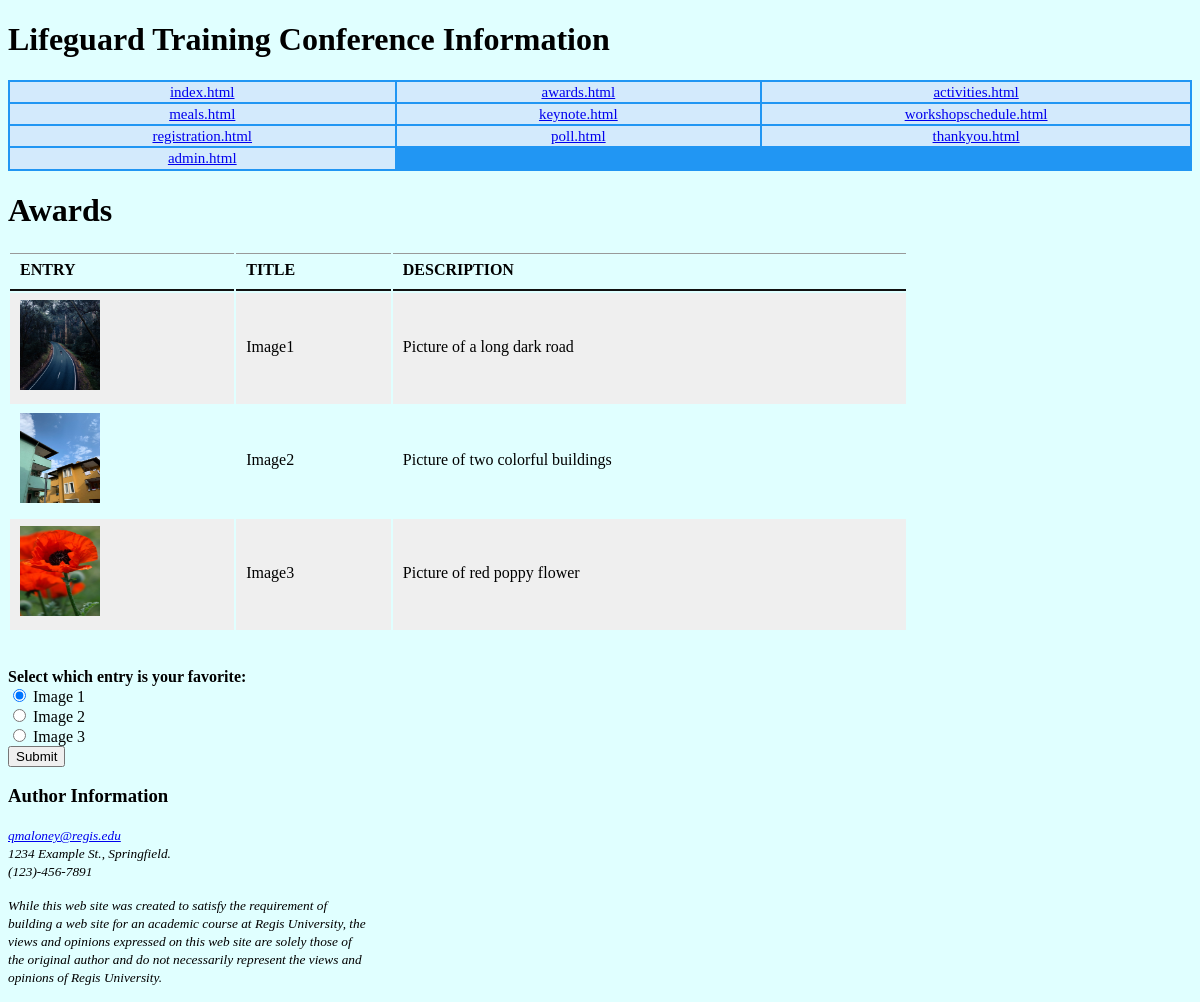
The app's page /awards.html with its own data.
### tables this page shows
CREATE TABLE nominees(id INTEGER PRIMARY KEY AUTOINCREMENT,
nominee_name TEXT,
 description TEXT,
 name_of_image_file TEXT,
 current_votes INTEGER );

### app.py (the view)
@app.route('/awards.html')
def awards():
    with db_connect() as db:
        cur = db.cursor()
        cur.execute(f'''SELECT * FROM nominees;''')
        nominees = cur.fetchall()
    return render_template('awards.html', nominees=nominees)

### app.py (called while the page is built)
def db_connect():
    db_name = "conf.sqlite"
    conn = sqlite3.connect(db_name)
    conn.row_factory = sqlite3.Row
    return conn

### templates/awards.html (shortened to what this page needs)
{%  extends 'base.html' %}
{% block maincontent %}
    <div id="awardtable"><h1>Awards</h1>
        <table>
            <tr>
                <th>Entry</th>
                <th>Title</th>
                <th>Description</th>
            </tr>
            {% for nominee in nominees %}
                {% if loop.index0%2==0 %}
            <tr class="odd">
                {% endif %}
                <td><img src="../static/images/{{nominee['name_of_image_file']}}" alt="Long dark road" title="Road" width="80" height="90" /></td>
                <td><p>{{ nominee['nominee_name'] }}</p></td>
                <td>{{ nominee['description'] }}</td>
            </tr>
            {% endfor %}
        </table>
    </div>
    <div class="awardsForm">
    <label>
        <br />
        <br />
        <form method="get" id="awardForm">
            <b>Select which entry is your favorite:</b> <br />
            <span id="option1"><input for="option1" type="radio" name="entry" id="op1" value="Entry 1" checked="checked" /> Image 1 </span> <br />
            <input for="option2" type="radio" name="entry" id="op2" value="Entry 2" /> Image 2 <br />
            <input for="option3" type="radio" name="entry" id="op3" value="Entry 3" /> Image 3 <br />
            <button type="submit" id="awardsButton" class="btn" onclick="awardsVote()">Submit</button>
        </form>
    </label>
    </div>
{% endblock %}

### templates/base.html (shortened to what this page needs)
<!DOCTYPE html>
<html lang="en-us">
<head>
    {% block head %}
    <link href="../static/css/webdefault.css" type="text/css" rel="stylesheet" />
    <link href="../static/css/nametags8gen.css" type="text/css" rel="stylesheet" />
    <link href="../static/css/nametags10gen.css" type="text/css" rel="stylesheet" />
    {% endblock %}
</head>
<body>
<header>
    <h1>Lifeguard Training Conference Information</h1>
    <nav>
        <div>
            {% block navcontent %}
                {% include 'nav.html' %}
            {% endblock %}
        </div>
    </nav>
</header>
<main>
    {% block maincontent %}{% endblock %}
</main>
<footer>
    <div id="footer">
        {% block footer %}
        <h3>Author Information</h3>
        <address>
            <p><small><a href="mailto:qmaloney@regis.edu"> qmaloney@regis.edu</a></small><br />
                <small>1234 Example St., Springfield.</small><br />
                <small>(123)-456-7891</small></p>
            <p><small>While this web site was created to satisfy the requirement of <br />
                building a web site for an academic course at Regis University, the <br />
                views and opinions expressed on this web site are solely those of <br />
                the original author and do not necessarily represent the views and <br />
                opinions of Regis University.</small></p>
        </address>
        {% endblock %}
    </div>
</footer>
</body>
</html>

### templates/nav.html (shortened to what this page needs)
<!DOCTYPE html>
<html lang="en">
<head>
    <link href="../static/css/webdefault.css" type="text/css" rel="stylesheet" />
</head>
<body>
<header>
    <nav>
        <div class="gridcontainer">
            <div><a href="/">index.html</a>
                <br></div>
            <div><a href="awards.html">awards.html</a>
                <br></div>
            <div><a href="activities.html">activities.html</a>
                <br></div>
            <div><a href="meals.html">meals.html</a>
                <br></div>
            <div><a href="keynote.html">keynote.html</a>
                <br></div>
            <div><a href="workshopschedule.html">workshopschedule.html</a>
                <br></div>
            <div><a href="registration.html">registration.html</a>
                <br></div>
            <div><a href="poll.html">poll.html</a>
                <br></div>
            <div><a href="thankyou.html">thankyou.html</a>
                <br></div>
            <div><a href="admin.html">admin.html</a>
                <br></div>
        </div>
    </nav>
</header>
</body>
</html>

### static/css/webdefault.css (style rules this page uses)
body { background-color: lightcyan; }
.gridcontainer { display: grid; grid-template-columns: auto auto auto; grid-template-rows: 20px 20px 20px; grid-gap: 2px; background-color: #2196F3; padding: 2px; }
.gridcontainer > div { background-color: rgba(255, 255, 255, 0.8); text-align: center; padding: 2px 0; font-size: 15px; }
table { width: 900px; }
th, td { padding: 7px 10px 10px; font-size: 100%; }
th { font-family: "Times New Roman"; text-transform: uppercase; font-weight: bold; text-align: left; font-size: 100%; border-bottom: 2px solid #111111; border-top: 1px solid #999; }
tr.odd { background-color: #efefef; }

### records on screen
nominees: name_of_image_file (picture), nominee_name "Image1", description "Picture of a long dark road"
nominees: name_of_image_file (picture), nominee_name "Image2", description "Picture of two colorful buildings"
nominees: name_of_image_file (picture), nominee_name "Image3", description "Picture of red poppy flower"
